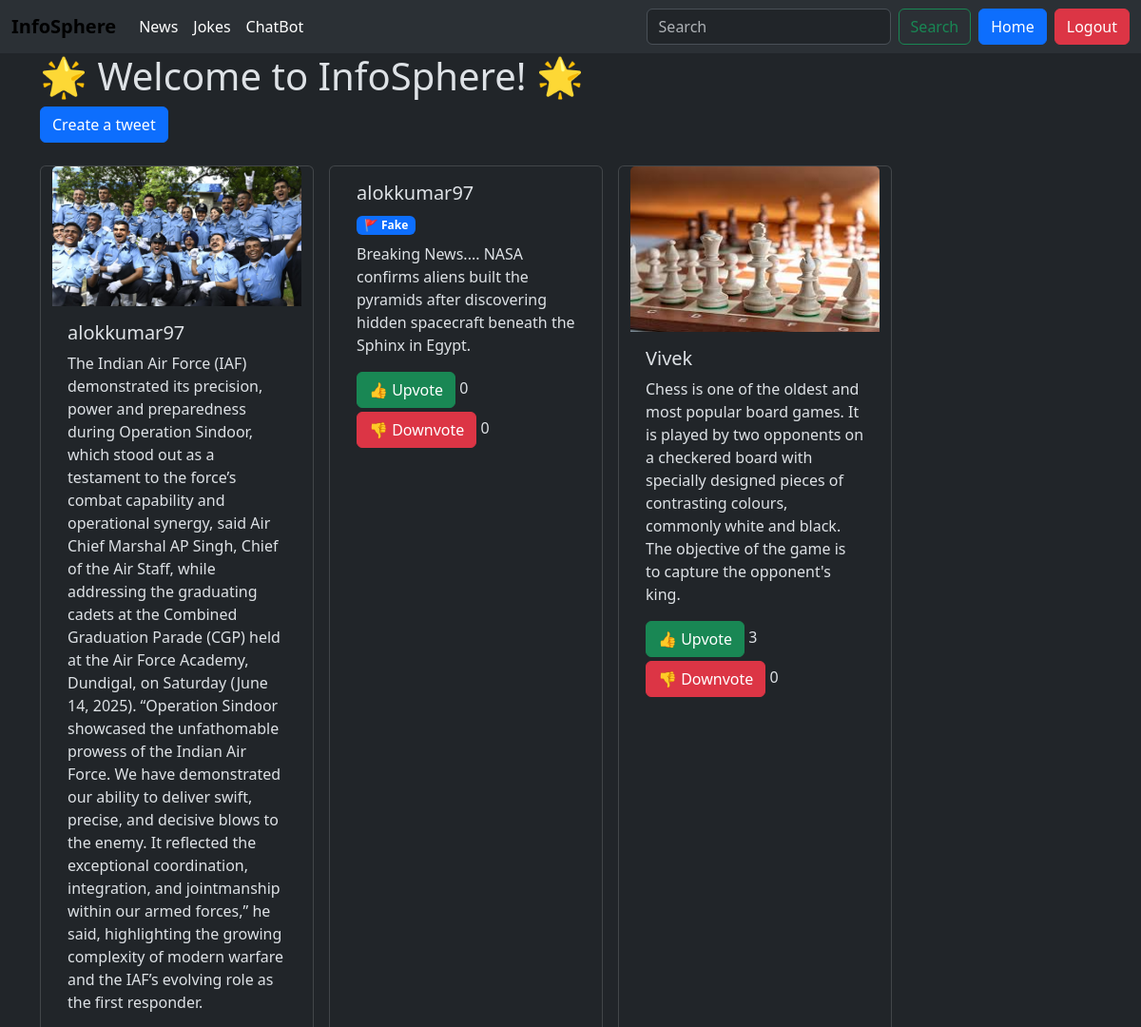
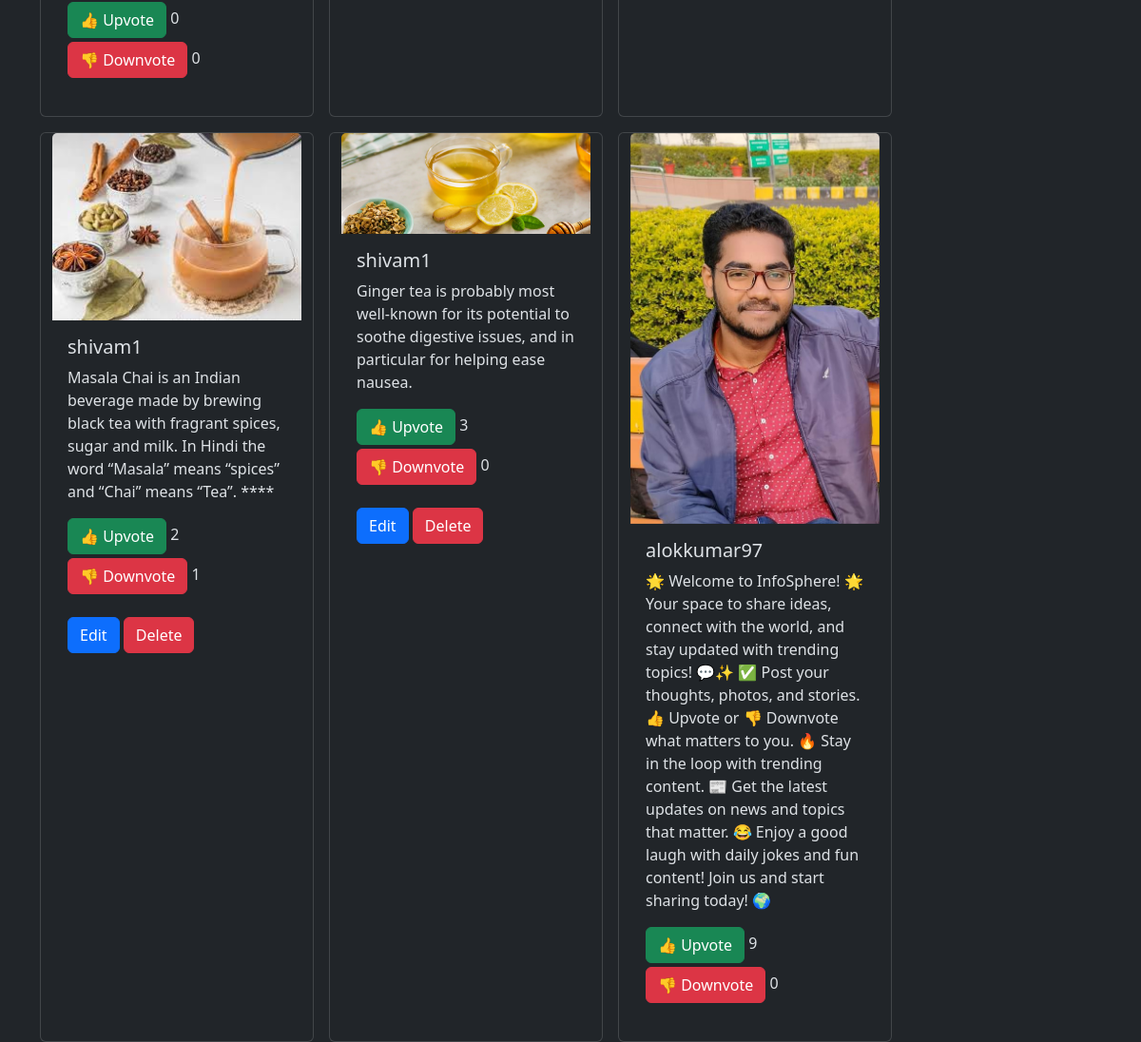
Screenshot of /tweet/ (signed in) with the database file from the repository (2 pictures, top to bottom).
### tweet/models.py (models this page shows, shortened)
class Tweet(models.Model):
    user = models.ForeignKey(User, on_delete=models.CASCADE)
    text = models.TextField(max_length=1000)
    photo = models.ImageField(upload_to='photos/', blank=True, null=True)
    created_at = models.DateTimeField(auto_now_add=True)
    updated_at = models.DateTimeField(auto_now=True)
    upvotes = models.PositiveIntegerField(default=0)
    downvotes = models.PositiveIntegerField(default=0)
    classification = models.CharField(max_length=10, blank=True)  # 'Fake' or 'Real'
    confidence = models.FloatField(default=0.0)  # Percentage
    @property
    def is_fake(self):
        return self.classification == "Fake" and len(self.text.split()) > 10

### tweet/views.py (the view)
# urls.py: path('', views.tweet_list,name='tweet_list'),
def tweet_list(request):
    tweets=Tweet.objects.all().order_by('-created_at')
    return render(request,'tweet_list.html',{'tweets':tweets})

### tweet/templates/tweet_list.html (shortened to what this page needs)
{% extends "layout.html" %}
{% block content %}
  <h1>🌟 Welcome to InfoSphere! 🌟</h1>
  <a class='btn btn-primary mb-4' href="{% url "tweet_create" %}"> Create a tweet</a>
  <div class="container row gap-3">
    {% for tweet in tweets %}
         <div class="card" style="width: 18rem;">
  {% if tweet.photo %}
  <img src="{{ tweet.photo.url }}" class="card-img-top" alt="Tweet image">
 {% endif %}
  <div class="card-body">
    <h5 class="card-title">{{tweet.user.username}}</h5>
    {% if tweet.is_fake == True  %}
          <span class="badge bg-primary text-white mb-2">🚩 Fake</span>
    {% endif %}
    <p class="card-text">{{tweet.text}}</p>
   <div class="mb-4">
        <div class="mb-1">
          <button class="btn btn-success" onclick="vote({{ tweet.id }}, 'upvote')">👍 Upvote</button>
        <span id="upvotes-{{ tweet.id }}">{{ tweet.upvotes }}</span>
        </div>
        <div class="mb-2">
          <button class="btn btn-danger" onclick="vote({{ tweet.id }}, 'downvote')">👎 Downvote</button>
        <span id="downvotes-{{ tweet.id }}">{{ tweet.downvotes }}</span>
        </div>
    </div>
    {% if tweet.user == user %}
    <a href="{% url 'tweet_edit' tweet.id %}" class="btn btn-primary">Edit</a>
    <a href="{% url 'tweet_delete' tweet.id %}" class="btn btn-danger">Delete</a>
    {% endif %}
  </div>
</div>
    {% endfor %}
  </div>
{% endblock  %}

### rows the page displays
Tweet: photo (picture), user.username "alokkumar97", text "The Indian Air Force (IAF) demonstrated its precision, power and preparedness during Operation Sindoor, which stood out as a testament to the force’s combat capability and operational synergy, said Air Chief Marshal AP Singh, Chief of the Air Staff, while addressing the graduating cadets at the Combined Graduation Parade (CGP) held at the Air Force Academy, Dundigal, on Saturday (June 14, 2025). “Operation Sindoor showcased the unfathomable prowess of the Indian Air Force. We have demonstrated our ability to deliver swift, precise, and decisive blows to the enemy. It reflected the exceptional coordination, integration, and jointmanship within our armed forces,” he said, highlighting the…", upvotes "0", downvotes "0"
Tweet: user.username "alokkumar97", classification "🚩 Fake", text "Breaking News.... NASA confirms aliens built the pyramids after discovering hidden spacecraft beneath the Sphinx in Egypt.", upvotes "0", downvotes "0"
Tweet: photo (picture), user.username "Vivek", text "Chess is one of the oldest and most popular board games. It is played by two opponents on a checkered board with specially designed pieces of contrasting colours, commonly white and black. The objective of the game is to capture the opponent's king.", upvotes "3", downvotes "0"
Tweet: photo (picture), user.username "shivam1", text "Masala Chai is an Indian beverage made by brewing black tea with fragrant spices, sugar and milk. In Hindi the word “Masala” means “spices” and “Chai” means “Tea”. ****", upvotes "2", downvotes "1", shows "Edit"
Tweet: photo (picture), user.username "shivam1", text "Ginger tea is probably most well-known for its potential to soothe digestive issues, and in particular for helping ease nausea.", upvotes "3", downvotes "0", shows "Edit"
Tweet: photo (picture), user.username "alokkumar97", text "🌟 Welcome to InfoSphere! 🌟 Your space to share ideas, connect with the world, and stay updated with trending topics! 💬✨ ✅ Post your thoughts, photos, and stories. 👍 Upvote or 👎 Downvote what matters to you. 🔥 Stay in the loop with trending content. 📰 Get the latest updates on news and topics that matter. 😂 Enjoy a good laugh with daily jokes and fun content! Join us and start sharing today! 🌍", upvotes "9", downvotes "0"
